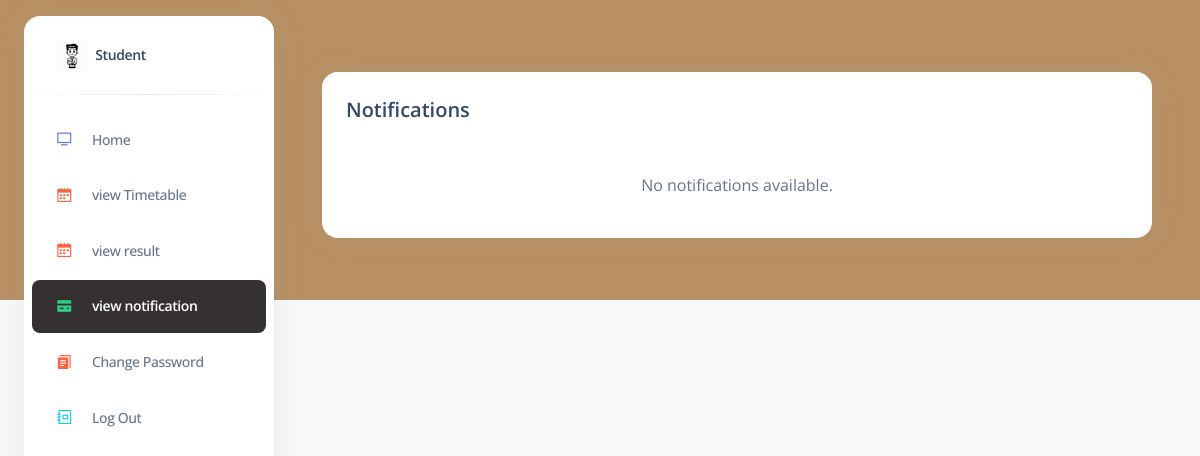
The app's page /view-notificationsstud/, older data.
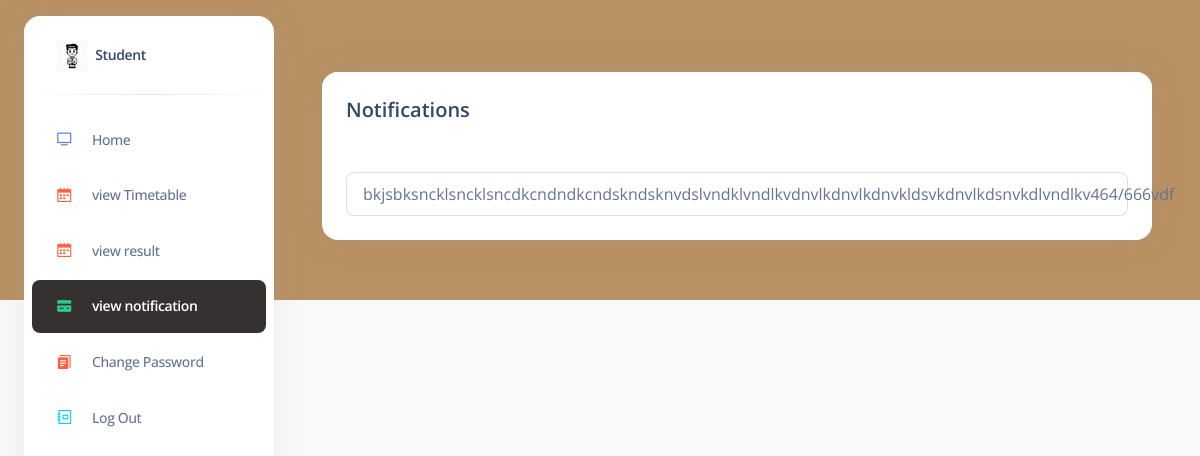
The same page, newer data.
### adminapp/models.py (models this page shows)
class Notifications(models.Model):
    description=models.CharField(max_length=150,null=True,blank=True)

### adminapp/views.py (the view)
# urls.py: path("view-notificationsstud/", views.view_notificationsstud, name="viewnotificationsstud"),
def view_notificationsstud(request):
    current_page = 'viewnotificationsstud'
    notifications = Notifications.objects.all()
    context = {
        'current_page': current_page,
        "notifications": notifications
    }
    return render(request, "admin_app/pages/viewnotificationstud.html",context)

### templates/admin_app/pages/viewnotificationstud.html (shortened to what this page needs)
{% extends "admin_app/components/base.html" %}
{% load static %}
{% block content %}
{% include 'admin_app/components/header2.html' %}
<div class="container-fluid py-4">
<div class="container mt-4">
    <div class="row">
        <div class="col-md-12">
            <div class="card">
                <div class="card-header">
                    <h5 class="mb-0">Notifications</h5>
                </div>
                <div class="card-body">
                    {% if notifications %}
                        <ul class="list-group">
                            {% for notification in notifications %}
                                <li class="list-group-item d-flex justify-content-between align-items-center">
                                    <div>
                                        <p class="mb-0">{{ notification.description }}</p>
                                    </div>
                                </li>
                            {% endfor %}
                        </ul>
                    {% else %}
                        <p class="text-center text-muted">No notifications available.</p>
                    {% endif %}
                </div>
            </div>
        </div>
    </div>
</div>
{% endblock content %}

Row changes from the older to the newer data that the page shows:
added Notifications: description "bkjsbksncklsncklsncdkcndndkcndskndsknvdslvndklvndlkvdnvlkdnvlkdnvkldsvkdnvlkdsnvkdlvndlkv464/666vdf"
Text that changed along with them:
text no longer shown: "No notifications available."
